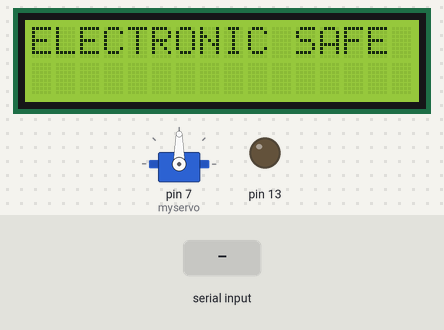
Recording of a sketch running on a simulated Arduino Uno, built with avr-gcc and run on an emulated ATmega328P. On the bench: 16×2 character LCD, servo, output pins drawn as LEDs (lit = HIGH). The test bench sets the inputs (shaded band). What the sketch prints to the serial monitor is not drawn.

Above: at 1.2 s.
1.3 s: "1\n" received over Serial
At 3.2 s:
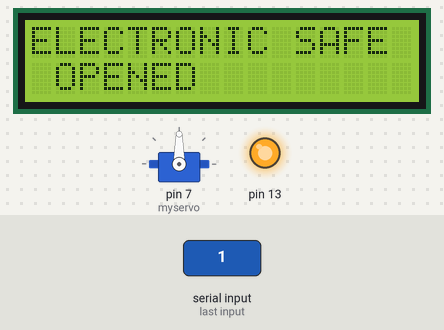
4.0 s: byte 48 ('0') received over Serial
At 6.8 s:
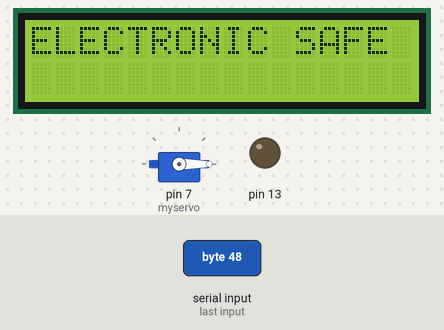
7.0 s: byte 49 ('1') received over Serial
At 9.8 s:
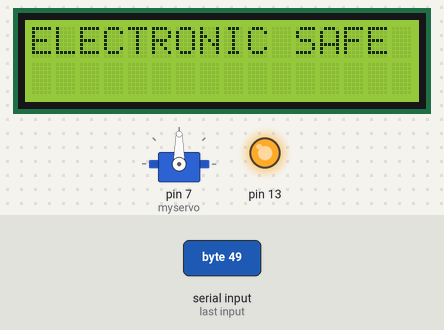
10.0 s: "0\n" received over Serial
At 11.94 s:
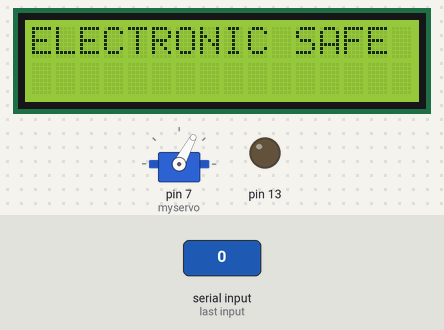
13.0 s: byte 48 ('0') received over Serial
Timing chart, 0 to 17.0 s (numbered marks = the images above; inputs shaded):
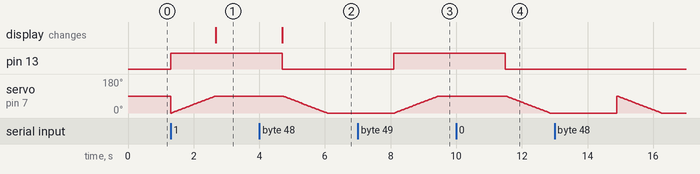

Measured:
- after the input at 1.3 s, pin 13: LOW → HIGH at once; the display: changes after 1.4 s (image 1)
- after the input at 4.0 s, pin 13: HIGH → LOW after 0.70 s; servo on pin 7 (myservo): moves from 90° to 0° over 1.4 s, starting after 0.71 s
- after the input at 7.0 s, pin 13: LOW → HIGH after 1.1 s; servo on pin 7 (myservo): moves from 0° to 90° over 1.3 s, starting after 1.1 s
- after the input at 10.0 s, pin 13: HIGH → LOW after 1.5 s; servo on pin 7 (myservo): moves from 90° to 0° over 1.3 s, starting after 1.5 s

The sketch:

Source_Code.ino
```cpp
#include <Wire.h>
#include <LiquidCrystal_I2C.h>
#include <Servo.h>
LiquidCrystal_I2C lcd(0x27,16,2);
#include <Servo.h>
Servo myservo;
int pos = 0;
char Incoming_value = 0;

void setup()
{
  Serial.begin(9600);
  lcd.init();                // Initiate the LCD
  lcd.backlight();           // Initiate backlight ON
  lcd.setCursor(0,0);             // Point the cursor in first row first column
  lcd.print("ELECTRONIC SAFE");               //Text to be displayed
  lcd.setCursor(1,1);
  pinMode(13, OUTPUT);
  myservo.attach(7);
}

void loop()
{
  if(Serial.available() > 0)
  {
    Incoming_value = Serial.read();
    Serial.print(Incoming_value);
    Serial.print("\n");
    if(Incoming_value == '1')
       {
        digitalWrite(13, HIGH);
      for (pos = 0; pos <= 90; pos += 1){
        myservo.write(pos);
        delay(15);}
      lcd.print("OPENED");
      delay(2000);
      clearLCDLine(1);
      //lcd.clear();
        }
    else if(Incoming_value == '0')
      {
      digitalWrite(13, LOW);
      for (pos = 90; pos >= 0; pos -= 1){
        myservo.write(pos);
          delay(15);}
      lcd.print("CLOSED");
      delay(2000);
      clearLCDLine(1);
      //lcd.clear();
      }
   }

 }
 void clearLCDLine(int line)
{
        lcd.setCursor(0,line);
        for(int n = 0; n < 20; n++)
        {
                lcd.print(" ");
        }
}
```
